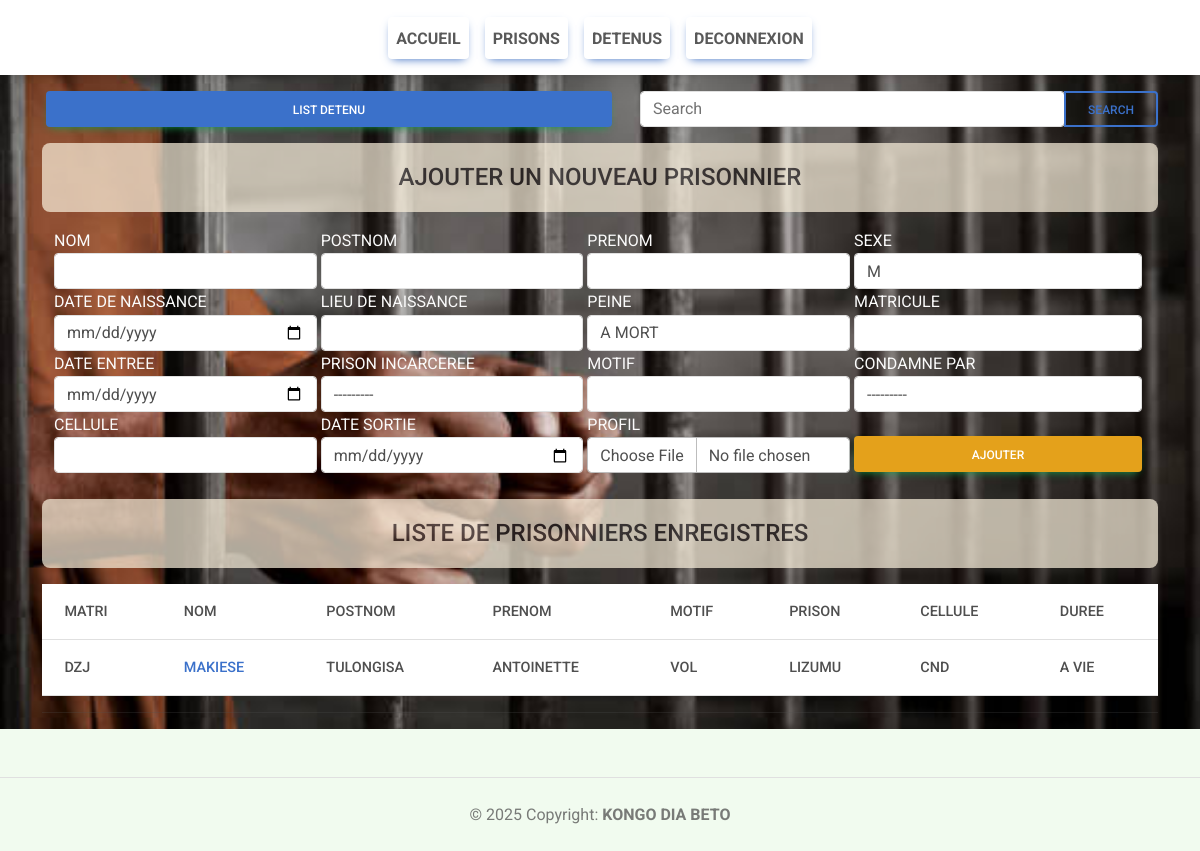
The page /Detenu/Ajout/ (signed in) on the database its author committed.
### DETENUS/models.py (models this page shows, shortened)
class Detenu(models.Model):
    SEXE = [
        ('M', 'M'),
        ('F', 'F'),
    ]
    SENT = [
        ('A MORT', 'A MORT'),
        ('CAPITALE', 'CAPITALE'),
        ('TRAVAUX FORCES', 'TRAVAUX FORCES'),
    ]
    nom = models.CharField(max_length=15)
    postnom = models.CharField(max_length=15)
    prenom = models.CharField(max_length=15)
    profil = models.FileField(upload_to='photo_detenus')
    matricule = models.CharField(max_length=15, unique=True, default=None)
    sexe = models.CharField(max_length=15, choices=SEXE, default=None)
    date_de_naissance = models.DateField()
    lieu_de_naissance = models.CharField(max_length=100)
    motif = models.CharField(max_length=500)
    peine = models.CharField(max_length=20, choices=SENT, default=None)
    condamne_par = models.ForeignKey(Agent, on_delete=models.CASCADE, default=None)
    prison_incarceree = models.ForeignKey(Prison, on_delete=models.CASCADE, default=None)
    date_entree = models.DateField()
    date_sortie = models.DateField(null=True, blank=True)
    cellule = models.CharField(max_length=15)
    dossiers = models.ManyToManyField(Dossier, blank=True)
    est_libere = models.BooleanField(default=False)
    duree = models.CharField(max_length=50, blank=True, null=True)
    @property
    def incarceration_duration(self):
        if self.peine == 'A MORT' and not self.date_sortie:
            self.duree = 'A VIE'
        elif self.date_sortie:
            delta = self.date_sortie - self.date_entree
            years, remainder = divmod(delta.days, 365)
            months, days = divmod(remainder, 30)
            self.duree = f"{years} ans, {months} mois, {days} jours"
        else:
            self.duree = 'Non définie'
        self.save()
        return self.duree

### PRISON/models.py (models this page shows, shortened)
class Prison(models.Model):
    nom_de_la_prison = models.CharField(max_length=15)
    capacite = models.IntegerField()
    territoire = models.ForeignKey(Territoire, on_delete=models.CASCADE)
    directeur = models.CharField(max_length=15)
    def __str__(self):
        return self.nom_de_la_prison

### DETENUS/views.py (the view)
# urls.py: path('Ajout/', views.Ajout, name='Ajout'),
def Ajout(request):
    user = request.user
    is_consultant = user.is_authenticated and user.groups.filter(name='Consultants').exists()
    territoire_id = request.session.get('territoire_id')
    if request.method == 'POST':
        DET = Enregistrement_Detenu(request.POST, request.FILES, territoire_id=territoire_id)
        if DET.is_valid():
            DET.save()
    else:
        DET = Enregistrement_Detenu(territoire_id=territoire_id)
    if is_consultant:
        prisons = Prison.objects.all()
        LDET = Detenu.objects.all()
    else:
        prisons = Prison.objects.filter(territoire_id=territoire_id)
        LDET = Detenu.objects.filter(prison_incarceree__territoire_id=territoire_id)
    return render(request, 'Detenu/addandshow.html', {'detenu': DET, 'LDET': LDET, 'prisons': prisons})

### DETENUS/templatetags/custom_filters.py (called while the page is built)
@register.filter(name='add_class')
def add_class(field, css_class):
    return field.as_widget(attrs={"class": css_class})

### PRISON/models.py (called while the page is built)
    def __str__(self):
        return f'{self.nom_Agent} {self.postnom_Agent} {self.prenom_Agent}'

### templates/Detenu/addandshow.html (shortened to what this page needs)
{% extends 'Detenu/base.html' %}
    {% load static %}
    {% load custom_filters %}
{% block content %}
<link rel="stylesheet" href="{% static 'css/stylePrisonnier.css' %}">
    <div class="container">
        <div class="col mx-auto">
            <div class="row align-items-center">
                <a class="col btn btn-success bg-primary m-3" href="{% url 'listDetenu'%}">list detenu</a>
                <form action="{% url 'chercheDetenu' %}" class="col form-inline" method="get">
                    <div class="input-group">
                        <input type="search" method="get" class="form-control rounded" placeholder="Search" aria-label="Search" name="query" aria-describedby="search-addon" />
                         <button type="submit" class="btn btn-outline-primary" data-mdb-ripple-init>search</button>
                    </div>
                </form>
            </div>
            <div class="row-sm-4 row mx-auto">
                <h4 class=" text-center alert alert alert-warning text-dark opacity-70">AJOUTER UN NOUVEAU PRISONNIER</h4>
                <form class=" row text-uppercase  mx-auto text-light" action="" method="POST" enctype="multipart/form-data">
                    <div class="col">
                        <div class="row">
                            {{detenu.nom.label}}
                            {{detenu.nom}}
                        </div>
                        <div class="row">
                            {{detenu.date_de_naissance.label}}
                            {{detenu.date_de_naissance|add_class:"form-control"}}
                        </div>
                        <div class="row">
                            {{detenu.date_entree.label}}
                            {{detenu.date_entree|add_class:"form-control"}}
                        </div>
                        <div class="row">
                            {{detenu.cellule.label}}
                            {{detenu.cellule}}
                        </div>
                    </div>
                    <div class="col mx-1">
                        <div class="row">
                            {{detenu.postnom.label}}
                            {{detenu.postnom}}
                        </div>
                        <div class="row">
                            {{detenu.lieu_de_naissance.label}}
                            {{detenu.lieu_de_naissance}}
                        </div>
                        <div class="row">
                            {{detenu.prison_incarceree.label}}
                            {{detenu.prison_incarceree}}
                        </div>
                        <div class="row">
                            {{detenu.date_sortie.label}}
                            {{detenu.date_sortie|add_class:"form-control"}}
                        </div>
                    </div>
                    <div class="col">
                        <div class="row">
                            {{detenu.prenom.label}}
                            {{detenu.prenom}}
                        </div>
                        <div class="row">
                            {{detenu.peine.label}}
                            {{detenu.peine}}
                        </div>
                        <div class="row">
                            {{detenu.motif.label}}
                            {{detenu.motif}}
                        </div>
                        <div class="row">
                            {{detenu.profil.label}}
                            {{detenu.profil}}
                        </div>
                    </div>
                    <div class="col mx-1">
                        <div class="row">
                            {{detenu.sexe.label}}
                            {{detenu.sexe}}
                        </div>
                        <div class="row">
                            {{detenu.matricule.label}}
                            {{detenu.matricule}}
                        </div>
                        <div class="row">
                            {{detenu.condamne_par.label}}
                            {{detenu.condamne_par}}
                        </div>
                        <div class="row">
                            <input type="submit" class="btn btn-success bg-warning mt-4" style="width: 18rem;" value="AJOUTER">
                        </div>
                    </div>
                </form>
            </div><br>
            <div class="row-sm-8 mx-auto">
                <h4 class="text-center alert alert alert-warning opacity-70 text-dark">LISTE DE PRISONNIERS ENREGISTRES</h4>
                {% if LDET  %}
                <table class="col table table-hover text-right">
                <thead class="">
                    <tr class="">
                        <th scope="col">MATRI</th>
                        <th scope="col">NOM</th>
                        <th scope="col">POSTNOM</th>
                        <th scope="col">PRENOM</th>
                        <th scope="col">MOTIF</th>
                        <th scope="col">PRISON</th>
                        <th scope="col">CELLULE</th>
                        <th scope="col">DUREE</th>
                    </tr>
                </thead>
                <tbody class="">
                    {% for Detenu in LDET %}
                    <tr class="inline">
                        <th scope="">{{Detenu.matricule}}</th>
                        <th scope=""><a href="{% url 'detenuInfo' Detenu.id %}">{{Detenu.nom}}</a></th>
                        <th scope="">{{Detenu.postnom}}</th>
                        <th scope="">{{Detenu.prenom}}</th>
                        <th scope="">{{Detenu.motif}}</th>
                        <th scope="">{{Detenu.prison_incarceree}}</th>
                        <th scope="">{{Detenu.cellule}} </th>
                        <th scope="">{{Detenu.incarceration_duration}}</th>
                    </tr>
                    {% endfor %}
                </tbody>
                </table>
                {% else  %}
                <h4 class="text-center alert alert-warning opacity-70 text-dark">PAS D'ENREGISTRMENT</h4>
                {% endif  %}
            </div>
        </div>
        <hr>
    </div>
{% endblock content %}

### rows shown on the page
Detenu: matricule "DZJ", nom "MAKIESE", postnom "TULONGISA", prenom "ANTOINETTE", motif "VOL", prison_incarceree "LIZUMU", cellule "CND", incarceration_duration "A VIE"

### other values the page prints
{{ detenu.nom.label }} "NOM"
{{ detenu.date_de_naissance.label }} "DATE DE NAISSANCE"
{{ detenu.date_entree.label }} "DATE ENTREE"
{{ detenu.cellule.label }} "CELLULE"
{{ detenu.postnom.label }} "POSTNOM"
{{ detenu.lieu_de_naissance.label }} "LIEU DE NAISSANCE"
{{ detenu.prison_incarceree.label }} "PRISON INCARCEREE"
{{ detenu.date_sortie.label }} "DATE SORTIE"
{{ detenu.prenom.label }} "PRENOM"
{{ detenu.peine.label }} "PEINE"
{{ detenu.motif.label }} "MOTIF"
{{ detenu.profil.label }} "PROFIL"
{{ detenu.sexe.label }} "SEXE"
{{ detenu.matricule.label }} "MATRICULE"
{{ detenu.condamne_par.label }} "CONDAMNE PAR"
